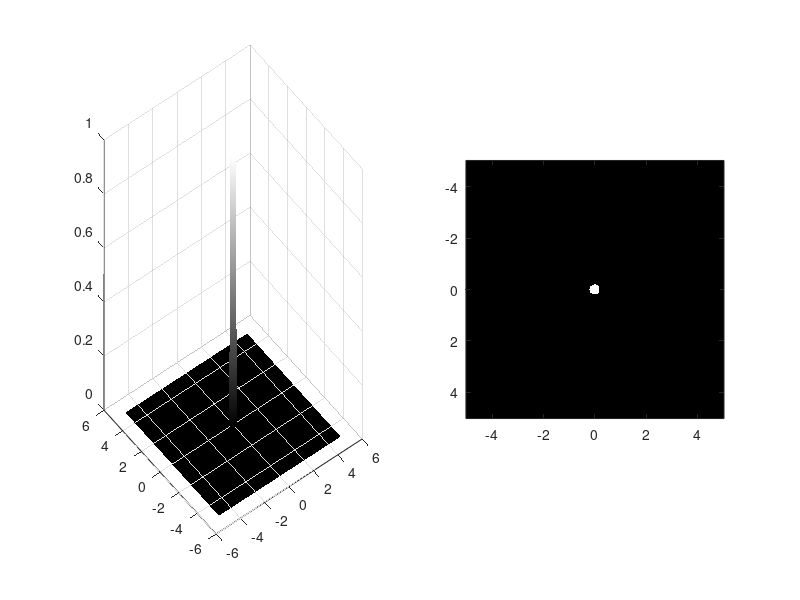
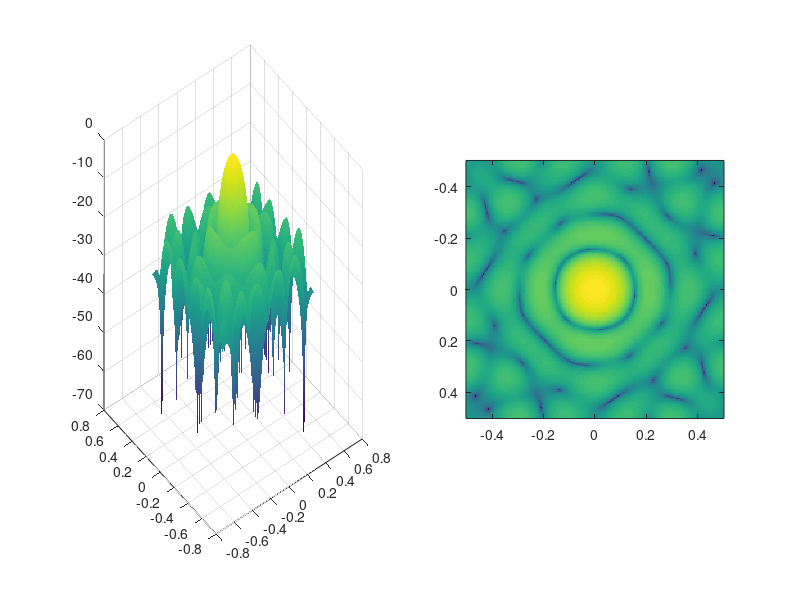
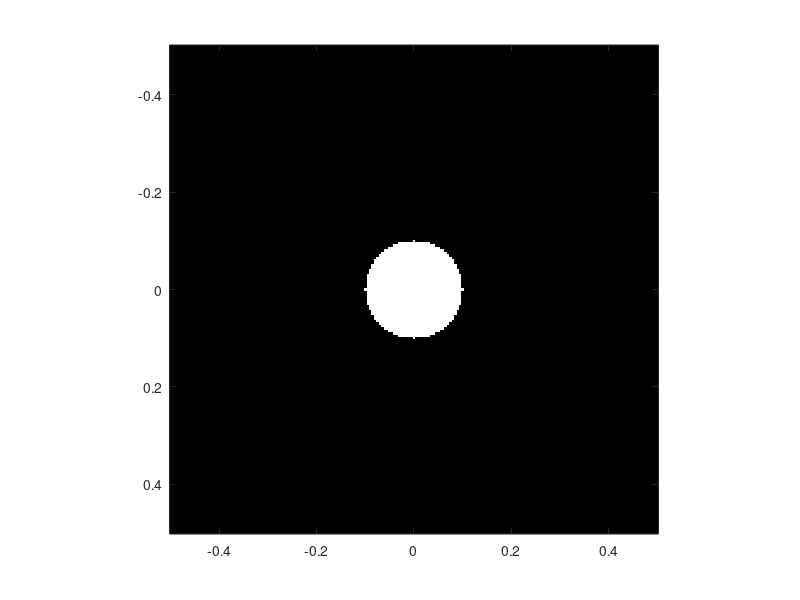
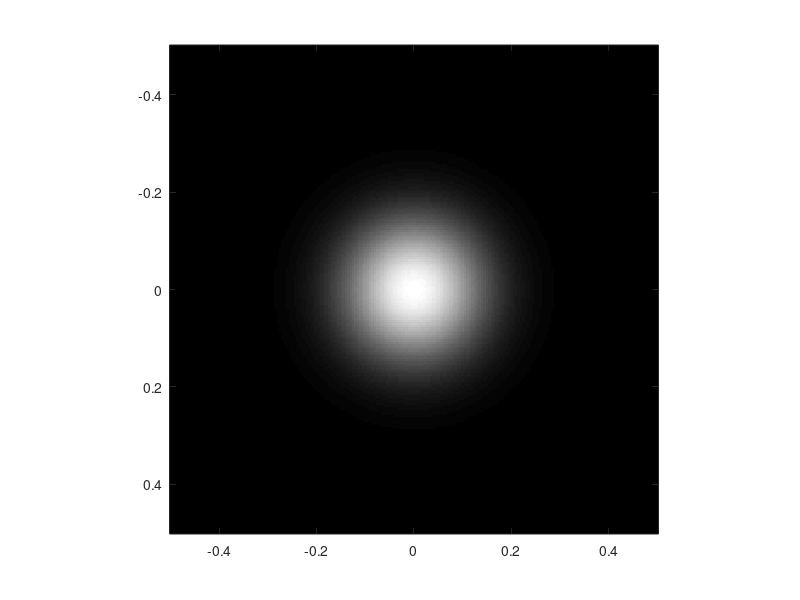

Source code (MATLAB) for these figures, in order:
% Nov 13, 2020

clear all 
close all

dxy = 0.05;
x = -5:dxy:5;
y = -5:dxy:5;

[xg,yg] = meshgrid(x,y);

l=0.2;            %side of triangle
% z1 = double(abs(xg)<l & abs(yg)<l);
z1 = double((xg.^2 + yg.^2) <= (l^2));
figure
subplot(1,2,1), surf(xg,yg,z1), shading interp
subplot(1,2,2), imagesc(x,y,z1), axis image, colormap(gray)

% ------ Fourrier trasform 2D ------
%  To create a FFT in two dimensions I use fft2. So it's always good to ask
%  myself, the function I am transforming is 2D-Dimensional? Yes, then'fft2'

% Declaring a fourrier transform of our square function
    Z = fftshift(fft2(z1));
    U = linspace(-0.5,0.5, size(Z,1));
    V = linspace(-0.5,0.5, size(Z,2));
    [Ug, Vg] = meshgrid(U,V);

    figure
    subplot(1,2,1), surf(Ug, Vg, 20*log10(abs(Z)./max(abs(Z(:))))), shading interp;
    subplot(1,2,2), imagesc(U, V, 20*log10(abs(Z)./max(abs(Z(:))))), axis image;
% PS: I used 20*log10 to conver to decibels (DB)

% ----- APPLYING FILTER TO THE FUNCTION -----

% 1) LPF ideal con frequenza taglio a pari a 0.1
     Ft = 0.1;                 % frequenza di taglio
     H = double((Ug.^2 + Vg.^2) <= (Ft^2));
     figure, imagesc(U,V,H), axis image, colormap(gray)
    
% 2) LPF ideal of Gaussian type 
    s2 = 0.02;                 % frequenza di taglio
    H = exp(-(Ug.^2)/s2 - (Vg.^2)/s2);
    figure, imagesc(U,V,H), axis image, colormap(gray)

% Applying filter
    Zf = H.*Z;              
    figure, imagesc(U, V, abs(Zf)), axis image

    zf = real(ifft2(ifftshift(Zf)));
    figure
    subplot(1,2,1), imagesc(x,y,z1), axis image
    subplot(1,2,2), imagesc(x,y,zf), axis image, colormap(gray) % it can be seen the gibbs effect on the right image 


    % We use the decibels(log10) to see the areas that couldn't be seen well
    % before

% Application filtro LPF gaussiano al tantoccio di Shepp Logan
    n = 512;
    z = phantom(n);
    z = z + 0.1*randn(n);           % Summing to our signal that simulates a thermical rumor through 'randn'
    figure, imagesc(z), axis image, colormap(gray)
    
    Z = fftshift(fft2(z));
    U = linspace(-0.5,0.5, n);
    V = linspace(-0.5,0.5, n);
    [Ug, Vg] = meshgrid(U, V);
    
    s2 = 0.01;
    H = exp(-(Ug.^2)./s2 - (Vg.^2)./s2);
    
    Zf = H.*Z; 
    zf = real(ifft2(ifftshift(Zf)));
    figure, imagesc(zf), axis image, colormap(gray)
    
